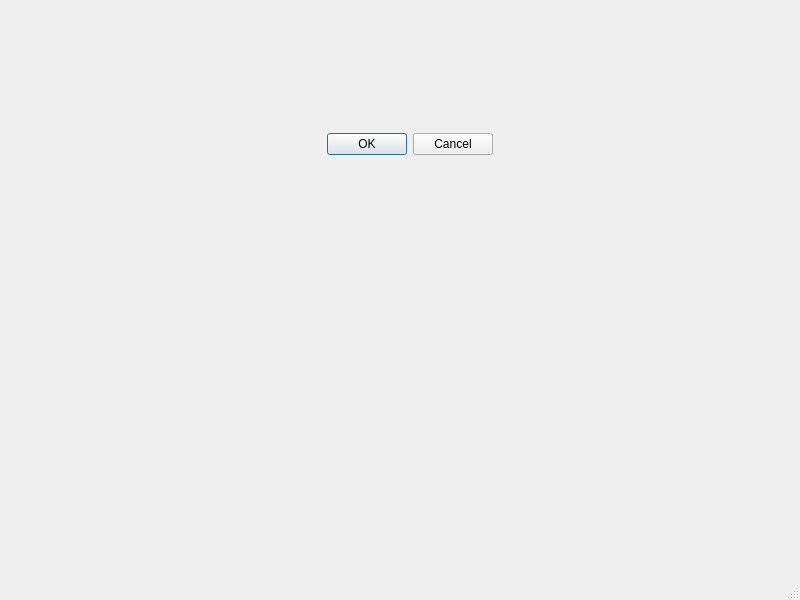
<?xml version="1.0" encoding="UTF-8"?>
<ui version="4.0">
 <class>MainWindow</class>
 <widget class="QMainWindow" name="MainWindow">
  <property name="geometry">
   <rect>
    <x>0</x>
    <y>0</y>
    <width>800</width>
    <height>600</height>
   </rect>
  </property>
  <property name="windowTitle">
   <string>MainWindow</string>
  </property>
  <widget class="QWidget" name="centralwidget">
   <widget class="QDialogButtonBox" name="buttonBox">
    <property name="geometry">
     <rect>
      <x>300</x>
      <y>130</y>
      <width>193</width>
      <height>29</height>
     </rect>
    </property>
    <property name="standardButtons">
     <set>QDialogButtonBox::StandardButton::Cancel|QDialogButtonBox::StandardButton::Ok</set>
    </property>
   </widget>
  </widget>
  <widget class="QMenuBar" name="menubar">
   <property name="geometry">
    <rect>
     <x>0</x>
     <y>0</y>
     <width>800</width>
     <height>26</height>
    </rect>
   </property>
  </widget>
  <widget class="QStatusBar" name="statusbar"/>
 </widget>
 <resources/>
 <connections/>
</ui>
